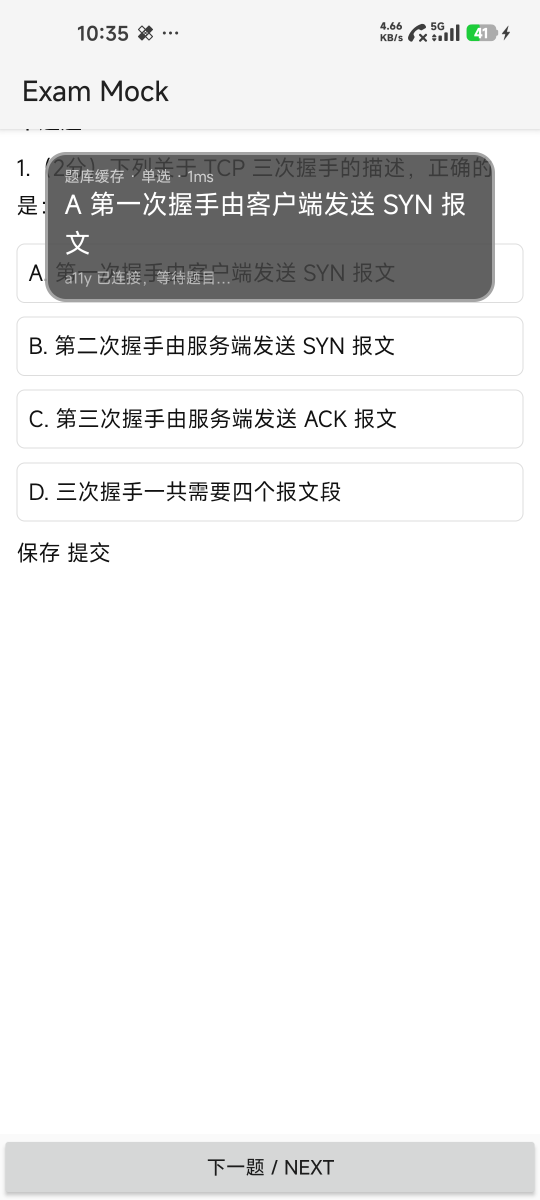
#> input picture evidence/ab2-skipoff.png, 1080 x 2400 px (shown at 1/2 size)
$ python analyze.py ../evidence/ab2-skipoff.png
#> lines starting #> are read from the running program, lines starting #| are printed output that depends on the picture
from PIL import Image
import sys

path = sys.argv[1]
im = Image.open(path).convert("RGB")
print("size", im.size)
#| size (1080, 2400)
w, h = im.size
#> w = 1080; h = 2400
for name, box in [
    ("top", (0, 0, w, int(h * 0.4))),
    ("middle", (0, int(h * 0.4), w, int(h * 0.65))),
    ("ime_area", (0, int(h * 0.65), w, h)),
]:
    crop = im.crop(box)
    colors = crop.getcolors(maxcolors=10000000)
    n = len(colors) if colors else ">10M"
    px = list(crop.getdata())
    avg = sum(sum(p) for p in px) / (len(px) * 3)
    black = sum(1 for p in px if max(p) < 20) / len(px)
    print(name, "distinct=", n, "avg=%.1f" % avg, "black_ratio=%.3f" % black)
#> this loop made 3 passes
#> (n, avg, black) on passes 1 to 3: (314, 207.8, 0.0129), (214, 251.7, 0.0103), (217, 249.2, 0)
#| top distinct= 314 avg=207.8 black_ratio=0.013
#| middle distinct= 214 avg=251.7 black_ratio=0.010
#| ime_area distinct= 217 avg=249.2 black_ratio=0.000
#> pass 1, `crop = im.crop(box)`:
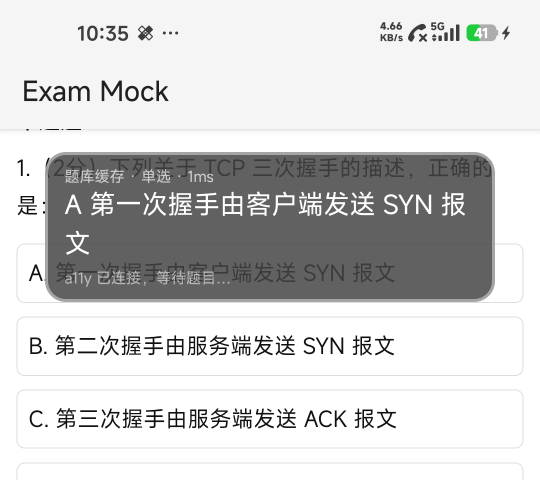
#> crop: PIL image 1080x960 RGB (shown at 1/2 size); mean R, G, B 207.7, 207.8, 207.7
#> pass 2, `crop = im.crop(box)`:
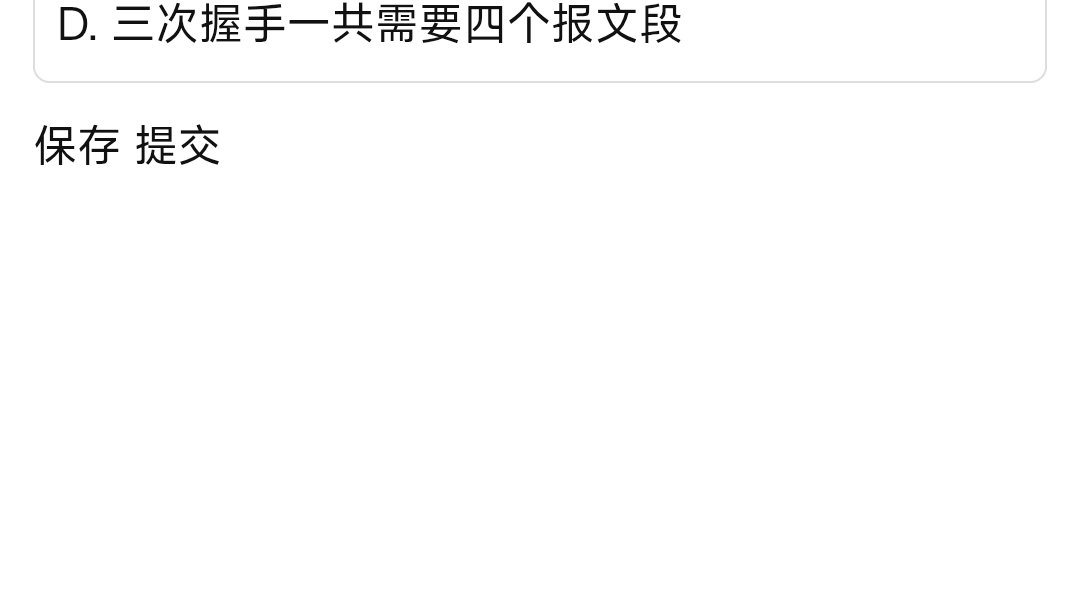
#> crop: PIL image 1080x600 RGB; min 17, max 255, mean 251.7
#> pass 3, `crop = im.crop(box)`:
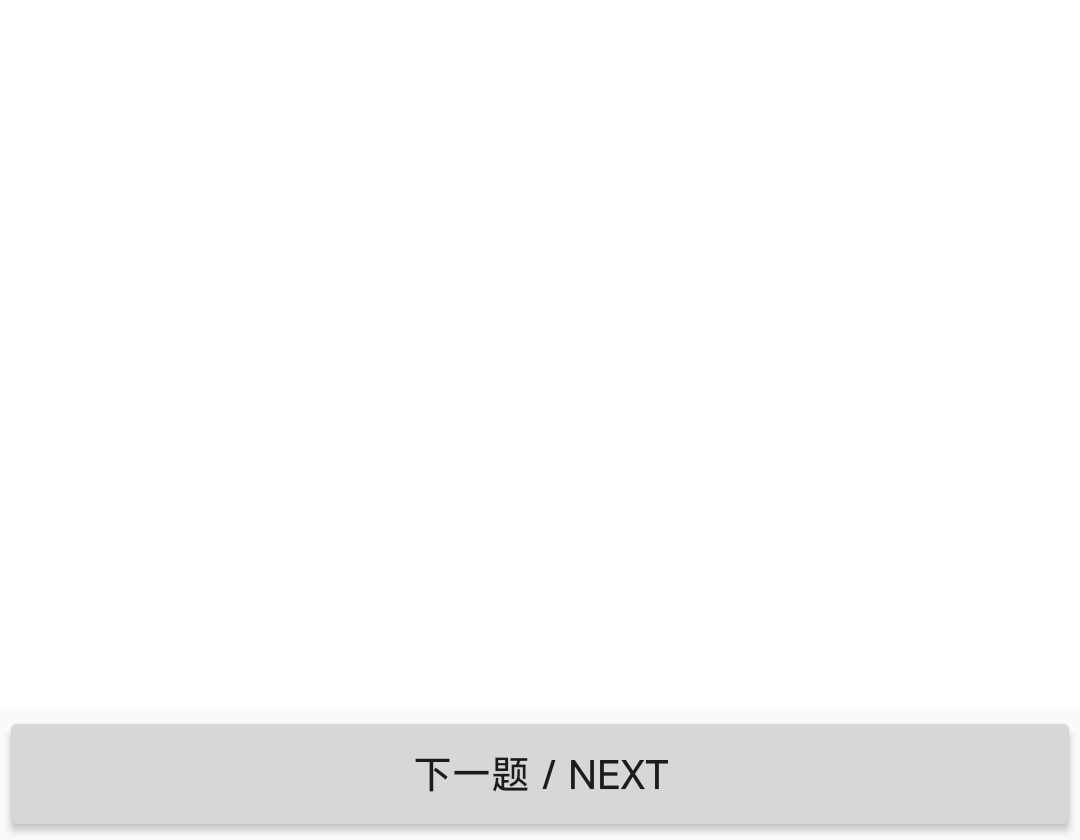
#> crop: PIL image 1080x840 RGB; mean R, G, B 249.2, 249.3, 249.3

$ run again, on evidence/e2e-q2.png
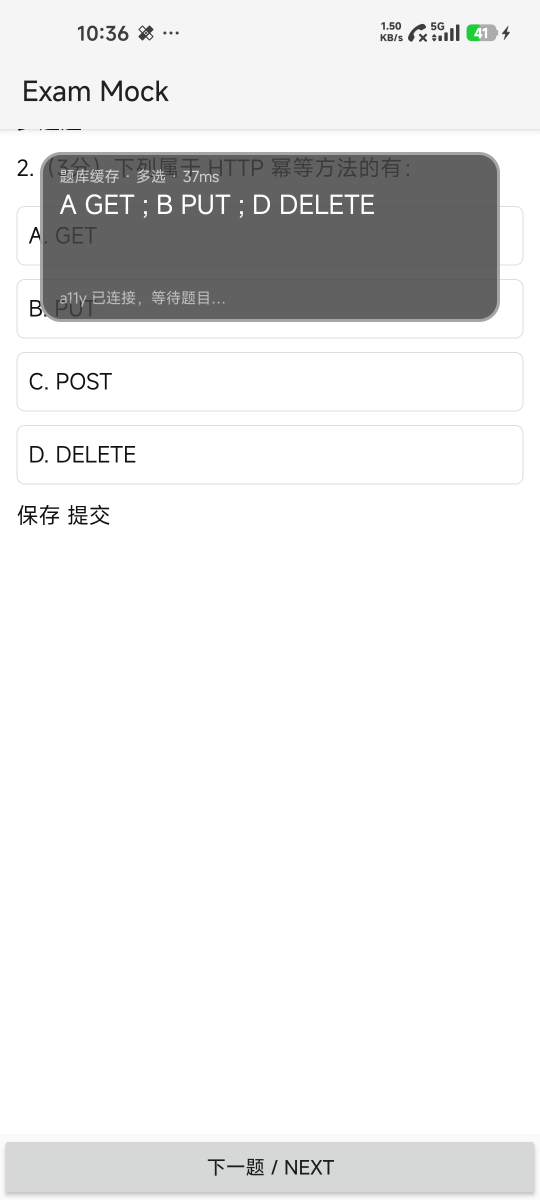
#> input picture evidence/e2e-q2.png, 1080 x 2400 px (shown at 1/2 size)
#| size (1080, 2400)
#> the loop `for name, box in [ ("top", (0, 0, w, int(h * 0.4))), ("middle", (0, in..` made 3 passes
#> (n, avg, black) on passes 1 to 3: (315, 203.8, 0.00323), (188, 254.1, 0.00255), (217, 249.2, 0)
#> (printed output is left out)
#> pass 1, `crop = im.crop(box)`:
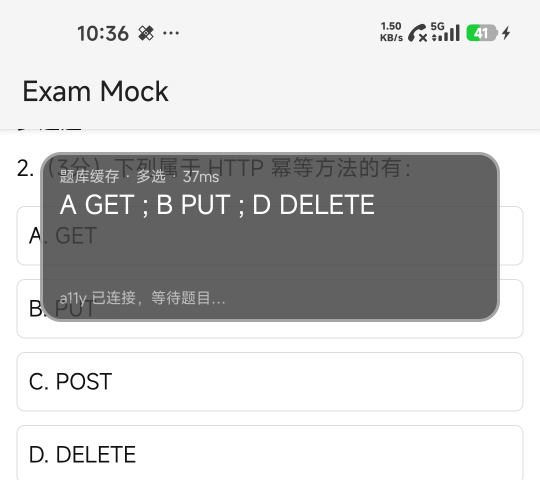
#> crop: PIL image 1080x960 RGB (shown at 1/2 size); mean R, G, B 203.8, 203.9, 203.8
#> pass 2, `crop = im.crop(box)`:
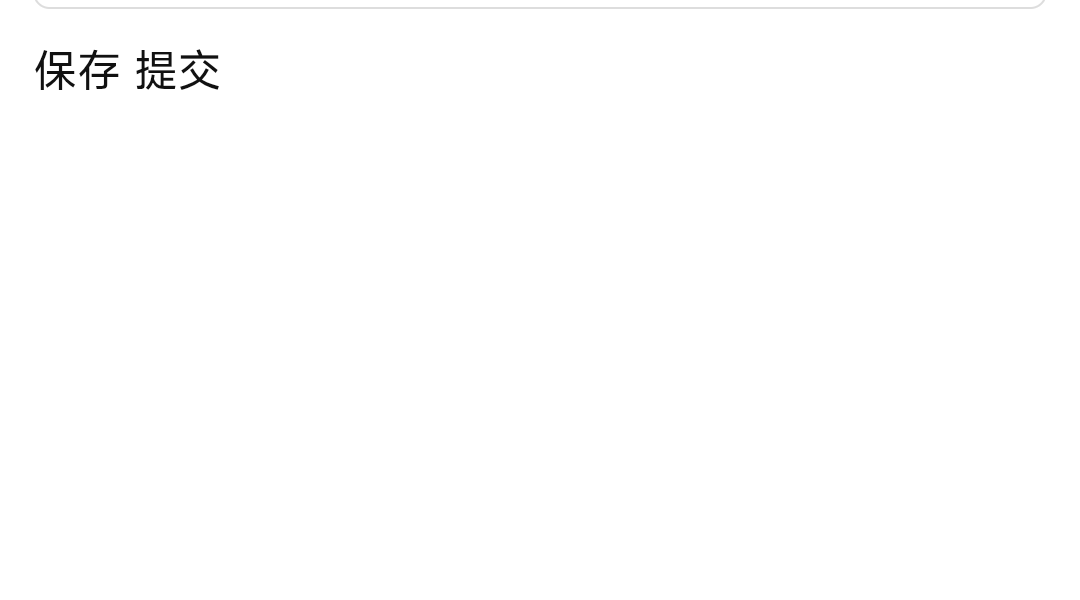
#> crop: PIL image 1080x600 RGB; min 17, max 255, mean 254.1

$ run again, on evidence/e2e-q3.png
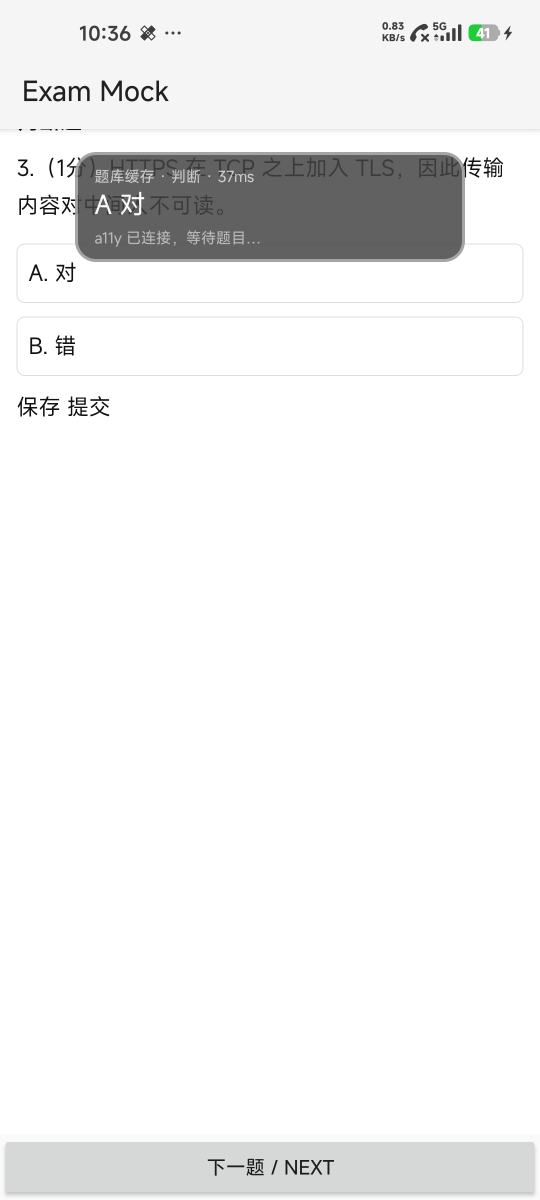
#> input picture evidence/e2e-q3.png, 1080 x 2400 px (shown at 1/2 size)
#| size (1080, 2400)
#> the loop `for name, box in [ ("top", (0, 0, w, int(h * 0.4))), ("middle", (0, in..` made 3 passes
#> (n, avg, black) on passes 1, 3: (316, 223.8, 0.00536), (217, 249.2, 0)
#> (printed output is left out)
#> pass 1, `crop = im.crop(box)`:
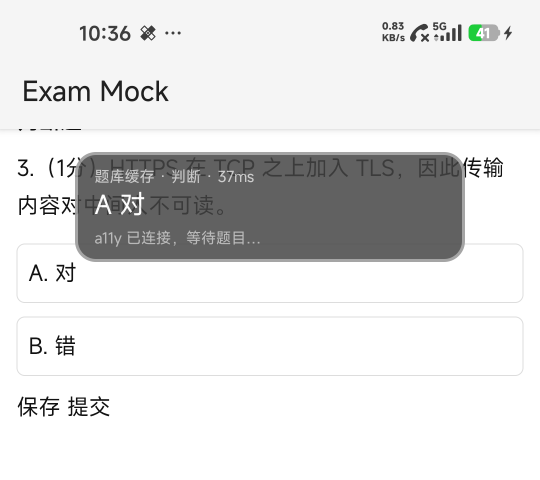
#> crop: PIL image 1080x960 RGB (shown at 1/2 size); mean R, G, B 223.7, 223.8, 223.7
